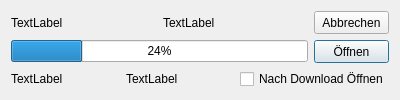
<?xml version="1.0" encoding="UTF-8"?>
<ui version="4.0">
 <class>DownloadManager</class>
 <widget class="QDialog" name="DownloadManager">
  <property name="geometry">
   <rect>
    <x>0</x>
    <y>0</y>
    <width>400</width>
    <height>100</height>
   </rect>
  </property>
  <property name="minimumSize">
   <size>
    <width>400</width>
    <height>100</height>
   </size>
  </property>
  <property name="maximumSize">
   <size>
    <width>400</width>
    <height>100</height>
   </size>
  </property>
  <property name="windowTitle">
   <string>Dialog</string>
  </property>
  <layout class="QGridLayout" name="gridLayout">
   <item row="5" column="2">
    <widget class="QCheckBox" name="chOpenAfter">
     <property name="minimumSize">
      <size>
       <width>134</width>
       <height>17</height>
      </size>
     </property>
     <property name="text">
      <string>Nach Download Öffnen</string>
     </property>
    </widget>
   </item>
   <item row="5" column="1">
    <widget class="QLabel" name="labelTotal">
     <property name="text">
      <string>TextLabel</string>
     </property>
    </widget>
   </item>
   <item row="5" column="0">
    <widget class="QLabel" name="labelLoaded">
     <property name="text">
      <string>TextLabel</string>
     </property>
    </widget>
   </item>
   <item row="3" column="0" colspan="3">
    <layout class="QHBoxLayout" name="horizontalLayout">
     <item>
      <widget class="QProgressBar" name="progressBar">
       <property name="value">
        <number>24</number>
       </property>
       <property name="alignment">
        <set>Qt::AlignCenter</set>
       </property>
      </widget>
     </item>
     <item>
      <widget class="QPushButton" name="butOpen">
       <property name="minimumSize">
        <size>
         <width>75</width>
         <height>23</height>
        </size>
       </property>
       <property name="maximumSize">
        <size>
         <width>75</width>
         <height>23</height>
        </size>
       </property>
       <property name="text">
        <string>Öffnen</string>
       </property>
      </widget>
     </item>
    </layout>
   </item>
   <item row="2" column="0" colspan="3">
    <layout class="QHBoxLayout" name="horizontalLayout_2">
     <item>
      <widget class="QLabel" name="labelZiel">
       <property name="text">
        <string>TextLabel</string>
       </property>
      </widget>
     </item>
     <item>
      <widget class="QLabel" name="labelUrl">
       <property name="text">
        <string>TextLabel</string>
       </property>
      </widget>
     </item>
     <item>
      <widget class="QPushButton" name="butCancel">
       <property name="minimumSize">
        <size>
         <width>75</width>
         <height>23</height>
        </size>
       </property>
       <property name="maximumSize">
        <size>
         <width>75</width>
         <height>23</height>
        </size>
       </property>
       <property name="text">
        <string>Abbrechen</string>
       </property>
      </widget>
     </item>
    </layout>
   </item>
  </layout>
 </widget>
 <resources/>
 <connections/>
</ui>
